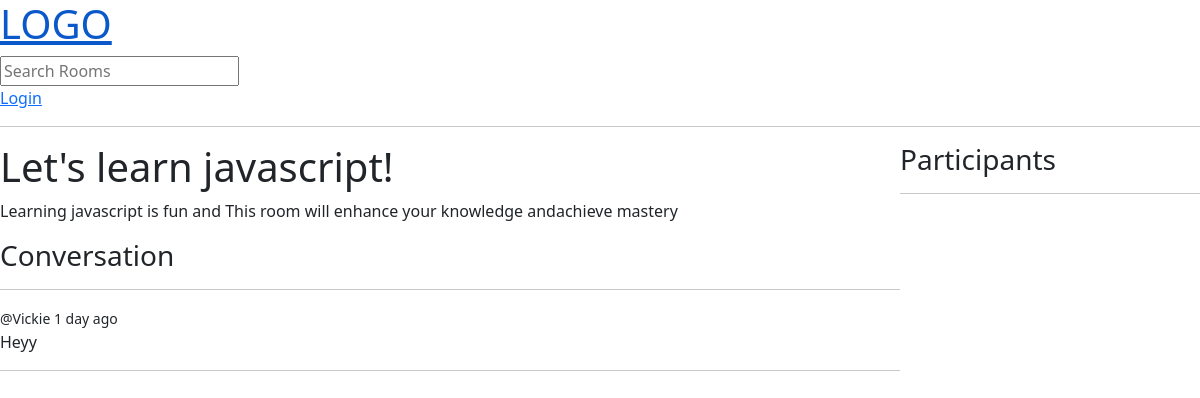
The page /room/1/ on the database as committed earlier.
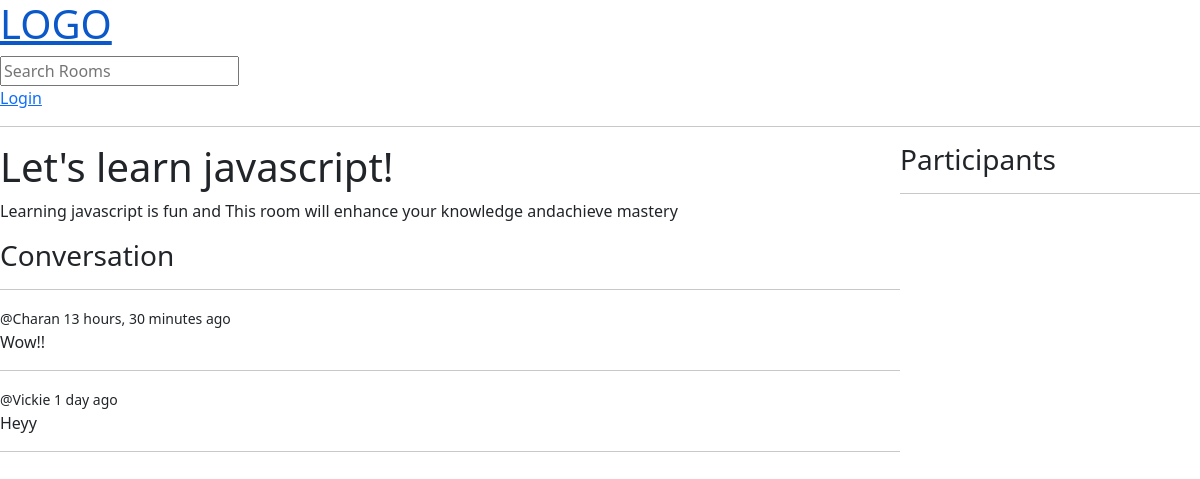
The same page on the database as committed later.
### base/models.py (models this page shows, shortened)
class Message(models.Model):
    user=models.ForeignKey(User,on_delete=models.CASCADE)
    room=models.ForeignKey(Room,on_delete=models.CASCADE)
    body=models.TextField()
    updated=models.DateTimeField(auto_now=True)
    created=models.DateTimeField(auto_now_add=True)

### base/views.py (the view, shortened to what this page needs)
# urls.py: path('room/<str:pk>/',views.room,name="room"),
def room(request,pk):
    rooms=Room.objects.get(id=pk)
    roommessages=rooms.message_set.all().order_by('-created')
    participants=rooms.participants.all()
    context={'rooms':rooms,'roommessages':roommessages,'participants':participants}
    return render(request,'base/room.html',context)

### base/templates/base/room.html (shortened to what this page needs)
{% extends 'main.html' %} {% block content %}
<div class="room-container">
    <div>
  <h1>{{rooms.name}}</h1>
  <p>{{rooms.description}}</p>
  <div class="comment-wrapper">
    <h3>Conversation</h3>
    <hr />
    {% for message in roommessages %}
    <div>
      <small>@{{message.user}} {{message.created|timesince}} ago</small>
      <p>{{message.body}}</p>
      <hr />
    </div>
    {% endfor %}
  </div>
</div>
<div>
    <h3>Participants</h3>
    <hr>
</div>
</div>
{% endblock content %}

Rows that differ between the two databases and show on the page:
added Message: user "Charan", created "13 hours, 30 minutes", body "Wow!!"
